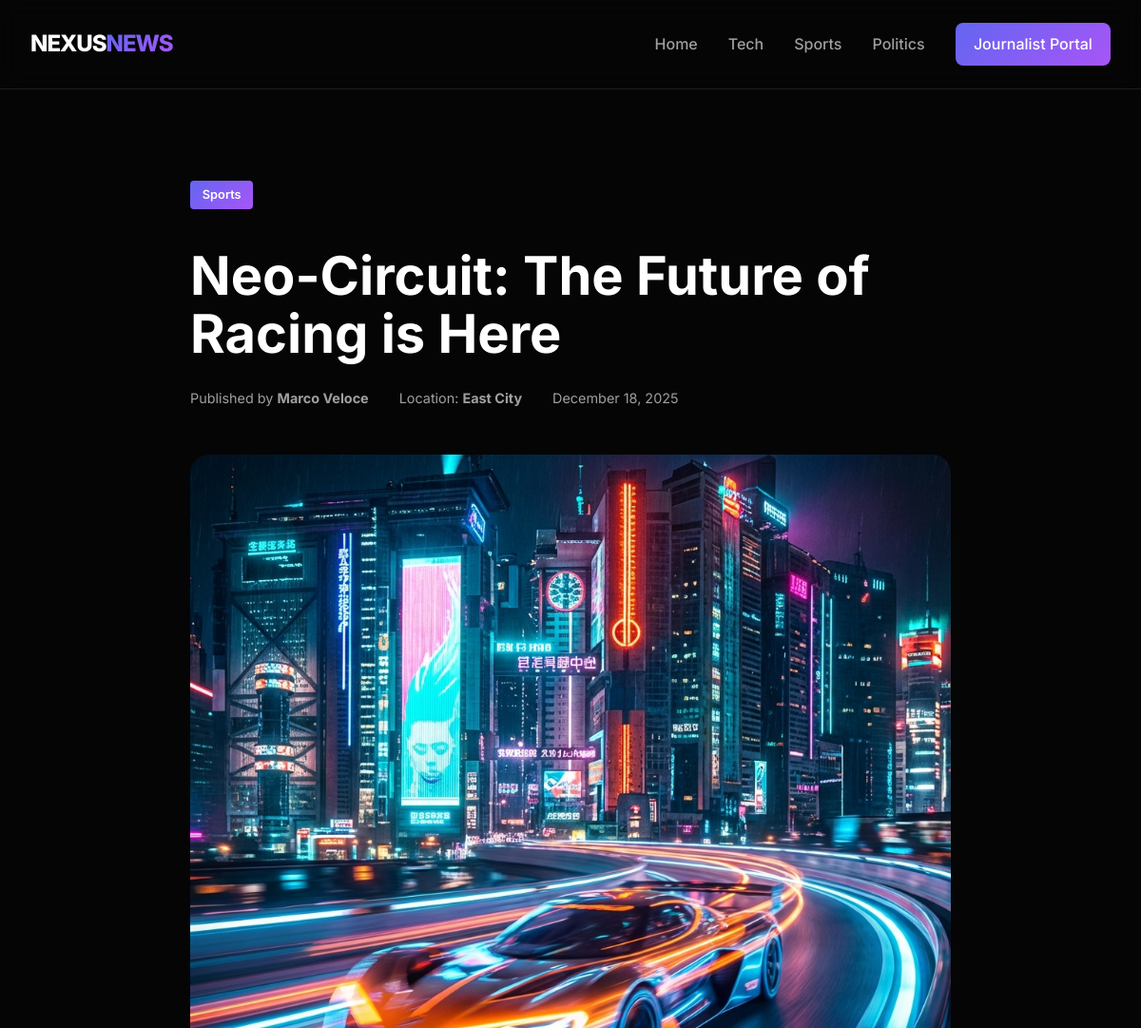
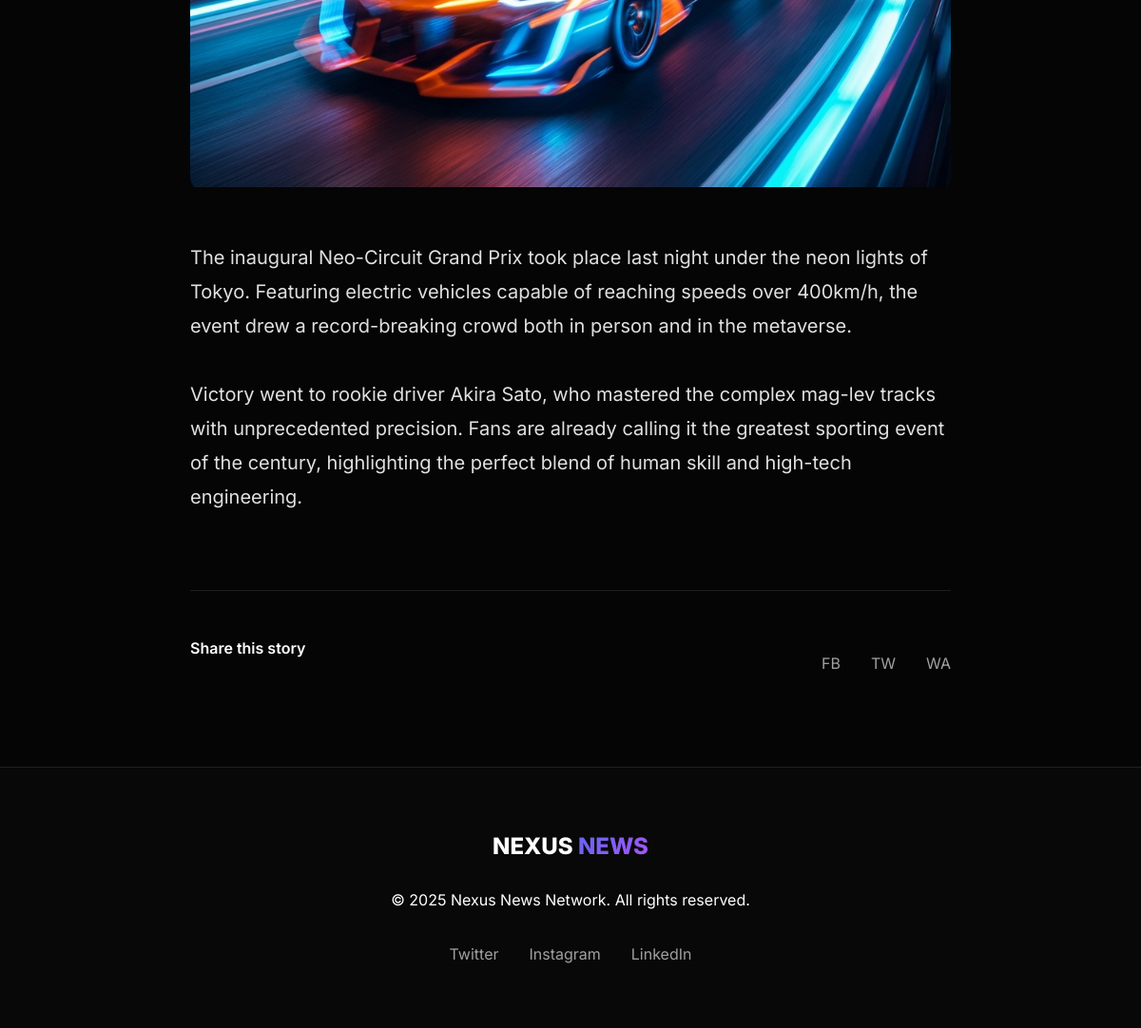
Screenshot of /news/3 with the database file from the repository (2 pictures, top to bottom).
### app.py (models this page shows, shortened)
class News(db.Model):
    id = db.Column(db.Integer, primary_key=True)
    title = db.Column(db.String(200), nullable=False)
    content = db.Column(db.Text, nullable=False)
    author = db.Column(db.String(100), nullable=False)
    category = db.Column(db.String(50), nullable=False)
    image_url = db.Column(db.String(300))
    video_url = db.Column(db.String(300))
    area = db.Column(db.String(100)) # User area
    created_at = db.Column(db.DateTime, default=datetime.utcnow)

### app.py (the view)
@app.route('/news/<int:id>')
def news_detail(id):
    news = News.query.get_or_404(id)
    return render_template('article.html', news=news)

### templates/article.html
{% extends 'base.html' %}
{% block content %}
<article class="article-detail" style="max-width: 800px; margin: 0 auto; padding-top: 4rem;">
    <div class="article-header" style="margin-bottom: 3rem;">
        <span class="tag">{{ news.category }}</span>
        <h1 style="font-size: 3.5rem; line-height: 1.1; margin: 1.5rem 0;">{{ news.title }}</h1>
        <div class="article-meta" style="display: flex; gap: 2rem; color: var(--text-secondary); font-size: 0.9rem;">
            <span>Published by <strong>{{ news.author }}</strong></span>
            <span>Location: <strong>{{ news.area if news.area else 'Global' }}</strong></span>
            <span>{{ news.created_at.strftime('%B %d, %Y') }}</span>
        </div>
    </div>
    {% if news.video_url %}
    <div class="video-container" style="margin-bottom: 3rem; border-radius: 20px; overflow: hidden; background: black;">
        <video controls style="width: 100%; max-height: 500px; display: block;">
            <source src="{{ news.video_url }}" type="video/mp4">
            Your browser does not support the video tag.
        </video>
    </div>
    {% elif news.image_url %}
    <div class="image-container" style="margin-bottom: 3rem; border-radius: 20px; overflow: hidden;">
        <img src="{{ news.image_url }}" alt="Article Image" style="width: 100%; object-fit: cover;">
    </div>
    {% endif %}
    <div class="article-content" style="font-size: 1.25rem; color: #e0e0e0; line-height: 1.8;">
        {{ news.content | replace('\n', '<br>') | safe }}
    </div>
    <div class="share-section"
        style="margin-top: 5rem; padding-top: 2rem; border-top: 1px solid var(--glass-border); display: flex; justify-content: space-between; align-items: center;">
        <p style="font-weight: 600;">Share this story</p>
        <div class="socials">
            <a href="#">FB</a>
            <a href="#">TW</a>
            <a href="#">WA</a>
        </div>
    </div>
</article>
{% endblock %}

### static/css/style.css (style rules this page uses)
:root { --bg-color: #050505; --text-primary: #ffffff; --text-secondary: #a0a0a0; --accent-color: #6366f1; --accent-gradient: linear-gradient(135deg, #6366f1 0%, #a855f7 100%); --card-bg: rgba(255, 255, 255, 0.03); --glass-border: rgba(255, 255, 255, 0.1); --nav-bg: rgba(5, 5, 5, 0.8); }
* { margin: 0; padding: 0; box-sizing: border-box; }
body { background-color: var(--bg-color); color: var(--text-primary); font-family: 'Inter', sans-serif; line-height: 1.6; overflow-x: hidden; }
.tag { background: var(--accent-gradient); padding: 0.3rem 0.8rem; border-radius: 4px; font-size: 0.8rem; font-weight: 600; margin-bottom: 1rem; display: inline-block; }
.socials { margin-top: 2rem; display: flex; justify-content: center; gap: 2rem; }
.socials a { color: var(--text-secondary); text-decoration: none; transition: color 0.3s ease; }

### rows the page displays
News: category "Sports", title "Neo-Circuit: The Future of Racing is Here", author "Marco Veloce", area "East City", created_at "December 18, 2025", image_url (picture), content "The inaugural Neo-Circuit Grand Prix took place last night under the neon lights of Tokyo. Featuring electric vehicles capable of reaching speeds over 400km/h, the event drew a record-breaking crowd both in person and in the metaverse. Victory went to rookie driver Akira Sato, who mastered the complex mag-lev tracks with unprecedented precision. Fans are already calling it the greatest sporting event of the century, highlighting the perfect blend of human skill and high-tech engineering."
